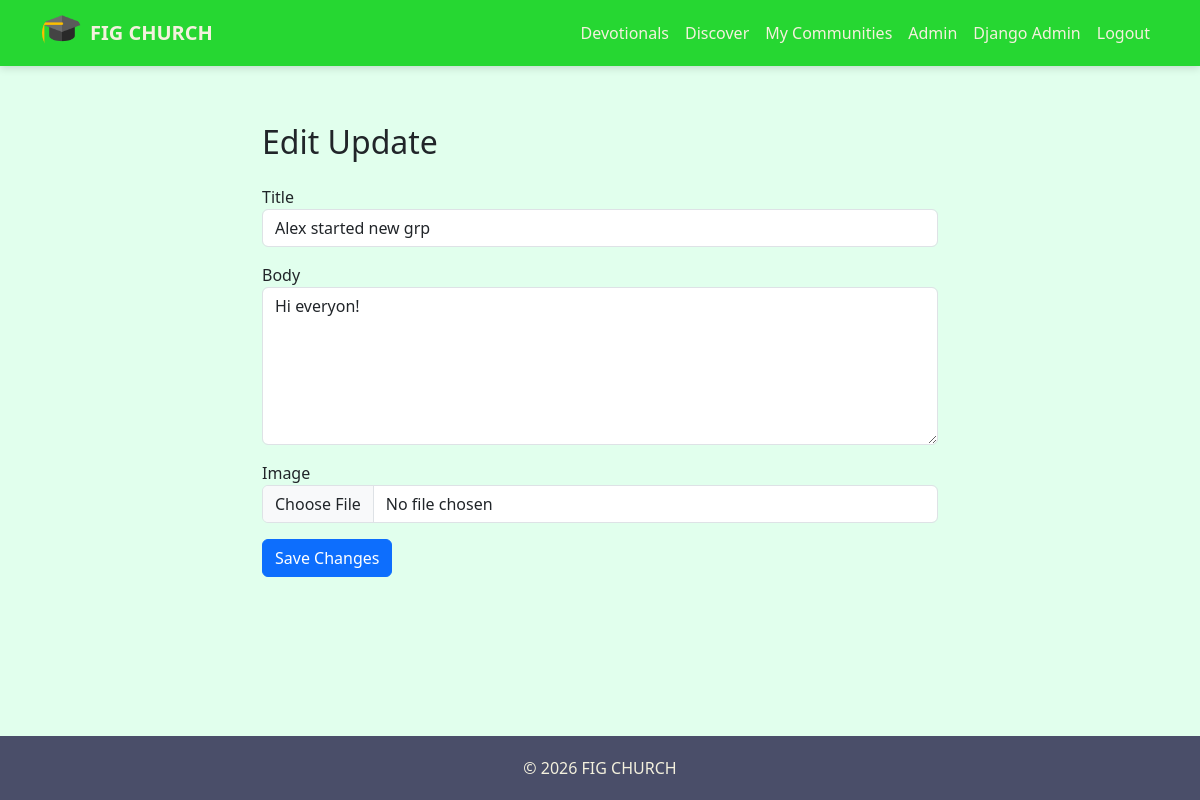
/org/updates/1/edit/ (signed in), run on the app's committed database.
### accounts/models.py (models this page shows, shortened)
class Organization(models.Model):
    name = models.CharField(max_length=255)
    slug = models.SlugField(
        unique=True,
        blank=True
    )
    join_code = models.CharField(
        max_length=12,
        unique=True,
        blank=True
    )
    display_name = models.CharField(
        max_length=255,
        blank=True,
        null=True
    )
    logo = models.ImageField(
        upload_to="org_logos/",
        blank=True,
        null=True
    )
    primary_color = models.CharField(
        max_length=20,
        blank=True,
        null=True,
        help_text="Hex color like #0d6efd"
    )
    is_active = models.BooleanField(default=False)
    created_at = models.DateTimeField(auto_now_add=True)
    updated_at = models.DateTimeField(auto_now=True)

### content/models.py (models this page shows, shortened)
class Update(models.Model):
    organization = models.ForeignKey(
        "accounts.Organization",
        on_delete=models.CASCADE,
        related_name="updates"
    )
    title = models.CharField(max_length=255)
    body = models.TextField()
    image = models.ImageField(
        upload_to="updates/",
        blank=True,
        null=True,
        validators=[validate_file_size]
    )
    is_published = models.BooleanField(default=True)
    created_at = models.DateTimeField(auto_now_add=True)
    updated_at = models.DateTimeField(auto_now=True)
    class Meta:
        ordering = ["-created_at"]

### org_admin/views.py (the view, shortened to what this page needs)
# urls.py: path("updates/<int:pk>/edit/", views.update_edit, name="update_edit"),
@login_required
def update_edit(request, pk):
    org = get_admin_org(request)
    update = get_object_or_404(
        Update,
        pk=pk,
        organization=org
    )
    return render(request, "org_admin/update_form.html", {
        "update": update
    })

### accounts/context_processors.py (called while the page is built)
def org_admin_status(request):
    if not request.user.is_authenticated:
        return {"user_is_org_admin": False}
    return {
        "user_is_org_admin": OrganizationMember.objects.filter(
            user=request.user,
            is_admin=True,
            is_active=True
        ).exists()
    }

def active_organization(request):
    if not request.user.is_authenticated:
        return {}
    membership = OrganizationMember.objects.filter(
        user=request.user
    ).select_related("organization").first()
    return {
        "active_organization": membership.organization if membership else None
    }

### engagement/context_processors.py (called while the page is built)
def next_meeting(request):
    if not request.user.is_authenticated:
        return {}
    org = get_admin_org(request)
    if not org:
        return {}
    meeting = Meeting.objects.filter(
        group__organization=org,
        group__members__user=request.user,
        group__members__is_active=True,
        start_time__gte=timezone.now()
    ).select_related("group").order_by("start_time").first()
    return {
        "next_group_meeting": meeting
    }

def user_groups(request):
    if request.user.is_authenticated:
        groups = GroupMember.objects.filter(
            user=request.user,
            is_active=True
        ).select_related("group")
        return {"user_groups": [gm.group for gm in groups]}
    return {}

def pending_invitations(request):
    if not request.user.is_authenticated:
        return {}
    org = get_admin_org(request)
    if not org:
        return {
            "pending_invites": [],
            "pending_invites_count": 0
        }
    invites = GroupInvitation.objects.filter(
        invited_user=request.user,
        accepted=False,
        group__organization=org
    ).select_related("group")
    return {
        "pending_invites": invites,
        "pending_invites_count": invites.count()
    }

### org_admin/utils.py (called while the page is built)
def get_admin_org(request):
    if not request.user.is_authenticated:
        return None
    membership = OrganizationMember.objects.filter(
        user=request.user,
        is_admin=True,
        is_active=True
    ).select_related("organization").first()
    if membership:
        return membership.organization
    return None

### org_admin/templates/org_admin/update_form.html (shortened to what this page needs)
{% extends "base.html" %}
{% block content %}
<div class="container py-4" style="max-width:700px;">
    <h2 class="mb-4">
        {% if update %}
            Edit Update
        {% else %}
            New Update
        {% endif %}
    </h2>
    <form method="post" enctype="multipart/form-data">
        <div class="mb-3">
            <label>Title</label>
            <input type="text"
                   name="title"
                   class="form-control"
                   value="{{ update.title|default:'' }}"
                   required>
        </div>
        <div class="mb-3">
            <label>Body</label>
            <textarea name="body"
                      class="form-control"
                      rows="6"
                      required>{{ update.body|default:'' }}</textarea>
        </div>
        <div class="mb-3">
            <label>Image</label>
            <input type="file"
                   name="image"
                   class="form-control">
        </div>
        <button class="btn btn-primary">
            {% if update %}
                Save Changes
            {% else %}
                Create Update
            {% endif %}
        </button>
    </form>
</div>
{% endblock %}

### templates/base.html (shortened to what this page needs)
{% load static %}
<!DOCTYPE html>
<html lang="en">
<head>
    <link rel="stylesheet"
          href="https://cdn.jsdelivr.net/npm/bootstrap-icons@1.11.3/font/bootstrap-icons.min.css">
    <link rel="stylesheet"
          href="https://cdn.jsdelivr.net/npm/bootstrap@5.3.0/dist/css/bootstrap.min.css">
</head>
<body>
<nav class="navbar navbar-expand-lg fixed-top">
    <div class="container">
        <a class="navbar-brand d-flex align-items-center gap-2"
           href="{% url 'home' %}">
            {% if active_organization and active_organization.logo %}
                <img src="{{ active_organization.logo.url }}"
                     width="40"
                     height="40"
                     class="rounded-circle object-fit-cover"
                     alt="logo">
            {% else %}
                <img src="{% static 'images/figlogo.png' %}"
                     width="40"
                     height="40"
                     class="rounded-circle"
                     alt="logo">
            {% endif %}
            <span>
                {% if active_organization %}
                    {{ active_organization.display_name|default:active_organization.name }}
                {% else %}
                    Way of Faith Global
                {% endif %}
            </span>
        </a>
        <div class="collapse navbar-collapse" id="nav">
            <ul class="navbar-nav ms-auto">
                {% if user.is_authenticated %}
                <li class="nav-item">
                    <a class="nav-link" href="{% url 'devotional_archive' %}">
                        Devotionals
                    </a>
                </li>
                <li class="nav-item">
                    <a class="nav-link" href="{% url 'engagement:group_list' %}">
                        Discover
                    </a>
                </li>
                <li class="nav-item">
                    <a class="nav-link" href="{% url 'engagement:my_groups' %}">
                        My Communities
                    </a>
                </li>
                {% if user_is_org_admin %}
                <li class="nav-item">
                    <a class="nav-link" href="{% url 'org_admin:org_dashboard' %}">
                        Admin
                    </a>
                </li>
                {% endif %}
                {% if user.is_superuser %}
                <li class="nav-item">
                    <a class="nav-link" href="{% url 'admin:index' %}">
                        Django Admin
                    </a>
                </li>
                {% endif %}
                <li class="nav-item">
                    <form method="post" action="{% url 'logout' %}">
                        <button class="btn btn-link nav-link">
                            Logout
                        </button>
                    </form>
                </li>
                {% else %}
                <li class="nav-item">
                    <a class="nav-link" href="{% url 'login' %}">
                        Login
                    </a>
                </li>
                {% endif %}
            </ul>
        </div>
    </div>
</nav>
<main class="container mt-4">
    {% block content %}{% endblock %}
</main>
<footer class="footer">
    &copy; {% now "Y" %}
    {% if active_organization %}
        {{ active_organization.display_name|default:active_organization.name }}
    {% else %}
        Way of Faith Global
    {% endif %}
</footer>
</body>
</html>

### templates/base.html (style rules this page uses)
html, body { height: 100%; }
body { padding-top: 75px; background: #e1ffed; font-family: 'Segoe UI', sans-serif; display: flex; flex-direction: column; min-height: 100vh; }
main { flex: 1; }
.navbar { background: #26d732; box-shadow: 0 2px 8px rgba(0,0,0,.15); }
.navbar-brand span { color: #F4F1DE !important; font-weight: 600; }
.nav-link { color: #F4F1DE !important; }
.footer { background: #4A4E69; color: #F4F1DE; padding: 20px; text-align: center; }

### data on the page
Organization: logo (picture), display_name "FIG CHURCH"
Update: title "Alex started new grp", body "Hi everyon!"
